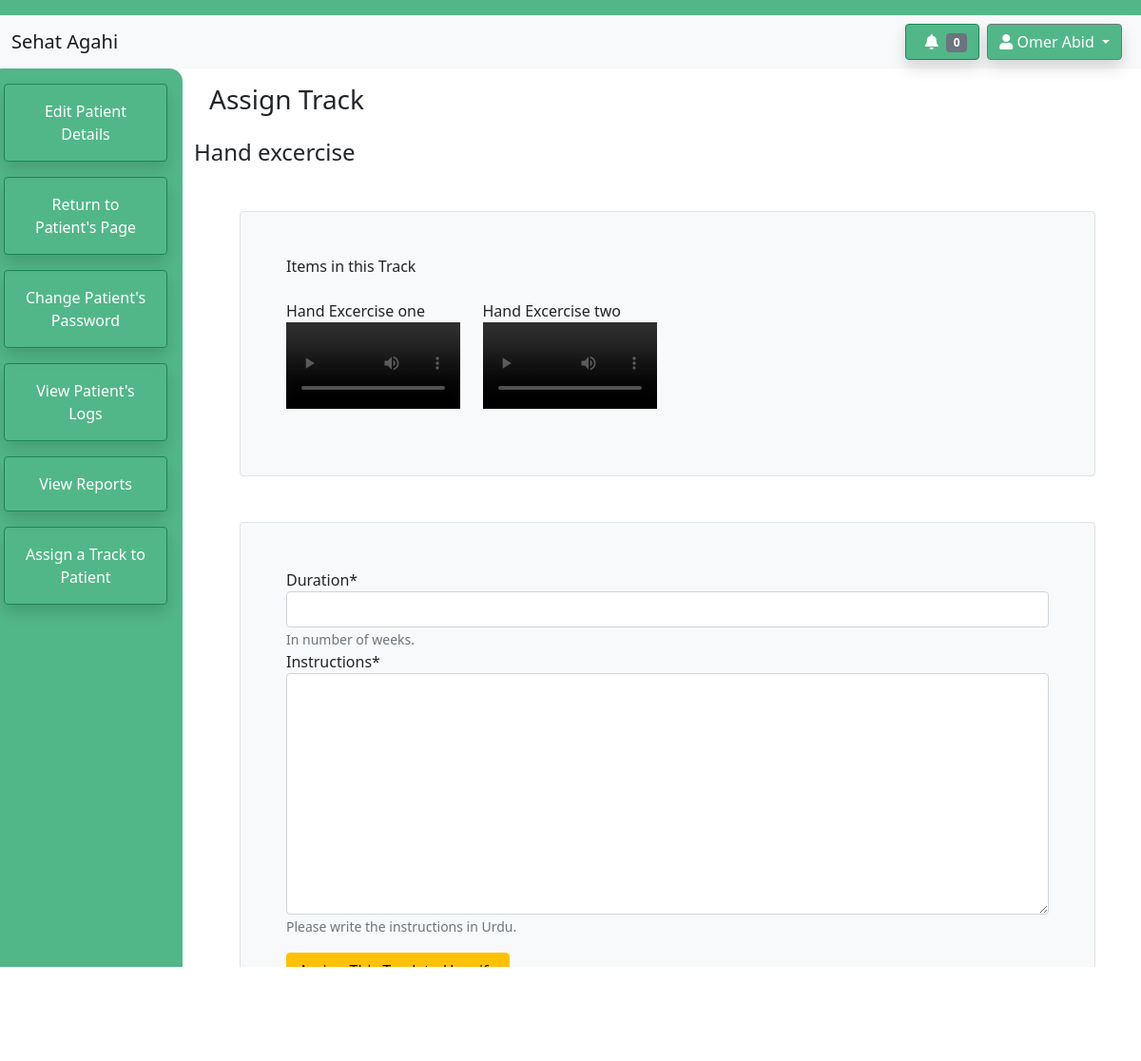
Page /sehatagahiapp/patient/2/track/1/assign (signed in) on the earlier database version.
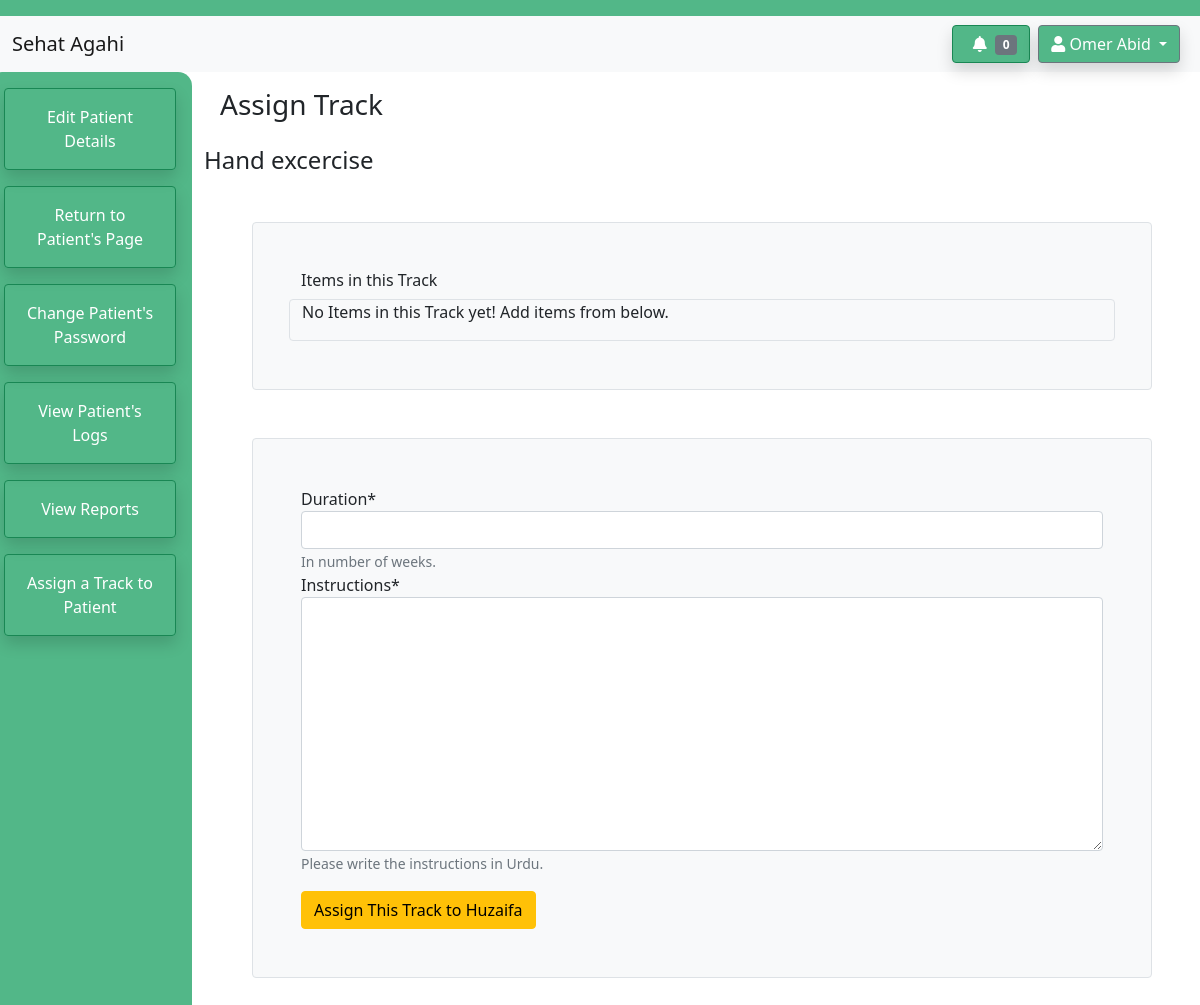
Same page on the later database version.
### sehatagahiapp/models.py (models this page shows)
class Item(models.Model):
    user_ID = models.ForeignKey(Therapist, on_delete=models.SET_NULL, null=True, related_name="Items")
    Name = models.CharField(max_length=64)
    FilePath = models.FileField(upload_to="Items/")
    Type= models.CharField(max_length=64)

### sehatagahiapp/views.py (the view)
# urls.py: path("patient/<int:patient_pk>/track/<int:track_pk>/assign", views.assignTracktoPatient, name="assign-track"),
@login_required
def assignTracktoPatient(request,patient_pk,track_pk):
    therapist = request.user.getTherapist()
    track = get_object_or_404(Track, pk = track_pk)
    trackItems = track.Items.all()
    patient = get_object_or_404(Patient, pk = patient_pk)
    if request.method == 'POST':
        form = TrackAssignForm(request.POST)
        if form.is_valid():
            patient_track = PatientTrack(
                user_ID = patient,
                Track_ID = track,
                Duration = form.cleaned_data['duration'],
                Notes = form.cleaned_data['notes']
            )
            patient_track.save()
            return HttpResponseRedirect(reverse('therapist-patient-page', kwargs = {"pk" : patient_pk }))
    else:
        form = TrackAssignForm()
    context = {
        'heading': "Assign Track",
        'name': therapist.Name,
        'sidebarOptions': therapistPatientOptions,
        'patient' : patient,
        'track' : track,
        'trackItems' : trackItems,
        'form' : form,
        'nUnread': therapist.getNumberOfUnreadLogs()
    }
    return render(request, 'sehatagahiapp/therapist-assign-track.html', context)

### sehatagahiapp/forms.py
class TrackAssignForm(forms.Form):
    duration = forms.IntegerField(label="Duration" ,help_text ='In number of weeks.', max_value = 10)
    notes = forms.CharField(label='Instructions', max_length=1000, widget =forms.Textarea, help_text = "Please write the instructions in Urdu.")

### sehatagahiapp/models.py (called while the page is built)
    def  getTherapist(self):
        if  self.is_therapist:
            allTherapists = Therapist.objects.all()
            for therapist in allTherapists:
                if therapist.user == self:
                    return therapist
            return None
        return None

    def getMyPatients(self):
        allPatients = Patient.objects.all()
        myPatients = []
        for patient in allPatients:
            if patient.Therapist == self:
                myPatients.append(patient)
        return myPatients

    def getNumberOfUnreadLogs(self):
        patientList = self.getMyPatients()
        logs = PatientLog.objects.filter(user_ID__in=patientList,isRead = False)
        nUnreadLogs = logs.count()
        return nUnreadLogs

### sehatagahiapp/templates/sehatagahiapp/therapist-assign-track.html (shortened to what this page needs)
{% extends 'sehatagahiapp/dashboard-outline.html' %}
{% load crispy_forms_tags %}
{% block notification %}
    <a href="{% url 'view-unread-logs' %}"><button type="button" class="btn btn-success shadow" style="background-color: #52b788;">
        <i class="fas fa-bell px-2"></i><span class="badge bg-secondary">{{ nUnread }}</span>
    </button></a>
{% endblock %}
{% block sidebar %}
              {% for link, option in sidebarOptions.items %}
              <button class="btn btn-outline-success shadow p-3 mb-3" type="button"><a href="{% url link patient.pk %}" class="text-white text-decoration-none">{{option}}</a></button>
              {% endfor %}
{% endblock %}
{% block content %}
<h4>{{ track.Name }}</h4>
<div class="border rounded bg-light m-5 p-5">
    <div class = "row">
        <h6>Items in this Track</h6>
    </div>
    <div class= "row ">
    {% if trackItems %}
    {% for x in trackItems %}
    {% if forloop.counter|divisibleby:4 %}
      <div class="col-md-3 col-sm-12 my-3">
        <div>
        {{x.Name}}
        {% if  x.Type == '1' %}
     <video  width="100%" height="100%" controls="controls" >
          <source src="{{x.FilePath.url}}" type="video/mp4" />
      </video>
        {% elif x.Type == '2' %}
          <img  src="{{x.FilePath.url}}"  width="100%" height="100%">
        {% elif x.Type == '3' %}
        <iframe src="{{x.FilePath.url}}"  width="100%" height="100%">
      </iframe>
        {% endif %}
      </div>
        </div>
    </div>
      {% if not forloop.last %}
      <div class="row ">
      {% endif %}
    {% else %}
      <div class="col-md-3 col-sm-12 my-3">
        <div>
        {{x.Name}}
      {% if  x.Type == '1' %}
      <video  width="100%" height="100%" controls="controls" >
          <source src="{{x.FilePath.url}}" type="video/mp4" />
      </video>
        {% elif x.Type == '2' %}
          <img  src="{{x.FilePath.url}}"  width="100%" height="100%">
        {% elif x.Type == '3' %}
        <iframe  src="{{x.FilePath.url}}"  width="100%" height="100%">
      </iframe>
        {% endif %}
      </div>
        </div>
    {% endif %}
    {% endfor %}
    {% else %}
    <div class="container border rounded bg-light mr-5">
      <p>No Items in this Track yet! Add items from below.</p>
    </div>
    {% endif %}
    </div>
</div>
<div class="border rounded bg-light m-5 p-5">
<form action="{% url 'assign-track' patient.pk track.pk %}" method="post">
    {{ form|crispy }}
    <button type="submit" class="btn btn-warning mt-3">Assign This Track to {{ patient.Name }}</button>
</form>
</div>
{% endblock %}

Differences in the rows shown:
removed Item: Name "Hand Excercise one"
removed Item: Name "Hand Excercise two"
Other differences:
text now shown: "No Items in this Track yet! Add items from below."
